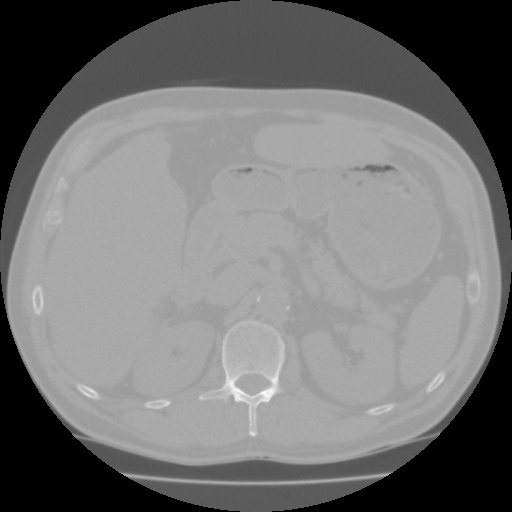
#> input picture W10.Exercise6/data/Training.dcm, 512 x 512 px
$ jupyter execute --allow-errors Exercise6.ipynb   (text cells are left out)
#> lines starting #> are read from the running program, lines starting #| are printed output that depends on the picture; after the words box and inside, x2 and y2 are one past the last pixel; in counts of white or black regions, pixels touching at a corner belong together; long printed decimals are rounded; pictures that were not available may be replaced by others from this repository, and a replacement may not be noted
[cell 1]
from skimage import io, color
from skimage.morphology import binary_closing, binary_opening
from skimage.morphology import disk
import matplotlib.pyplot as plt
import numpy as np
from skimage import measure
from skimage.color import label2rgb
import pydicom as dicom
from scipy.stats import norm
from scipy.spatial import distance


def show_comparison(original, modified, modified_name):
    fig, (ax1, ax2) = plt.subplots(ncols=2, figsize=(8, 4), sharex=True,
                                   sharey=True)
    ax1.imshow(original, cmap="gray", vmin=-200, vmax=500)
    ax1.set_title('Original')
    ax1.axis('off')
    ax2.imshow(modified)
    ax2.set_title(modified_name)
    ax2.axis('off')
    io.show()

[cell 2]
in_dir = "data/"
ct = dicom.read_file(in_dir + 'Training.dcm')
img = ct.pixel_array
#> img is the input picture: shape (512, 512) int16; min -2048, max 1114, mean -610
print(img.shape)
#| (512, 512)
print(img.dtype)
#| int16

[cell 3]
io.imshow(img, vmin=0, vmax=150, cmap='gray')
io.show()

[cell 4]
min_hu = -200
max_hu = 1000
hu_range = np.arange(min_hu, max_hu, 1.0)

[cell 5]
spleen_roi = io.imread(in_dir + 'SpleenROI.png')
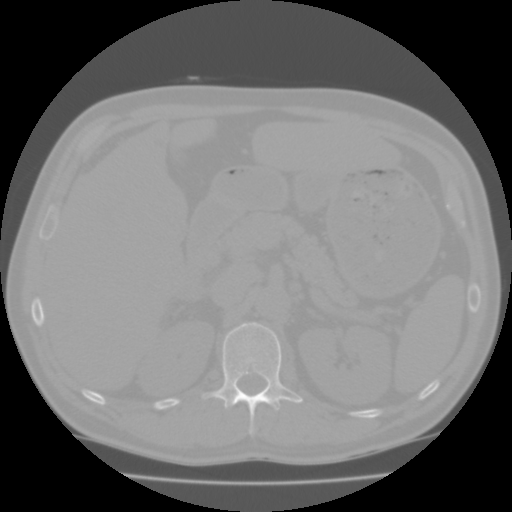
#> input picture W10.Exercise6/data/Test3.dcm, 512 x 512 px, given in place of SpleenROI.png, which was not available
#> spleen_roi is the input picture: shape (512, 512) int16; min -2048, max 1208, mean -602.8
# convert to boolean image
spleen_mask = spleen_roi > 0
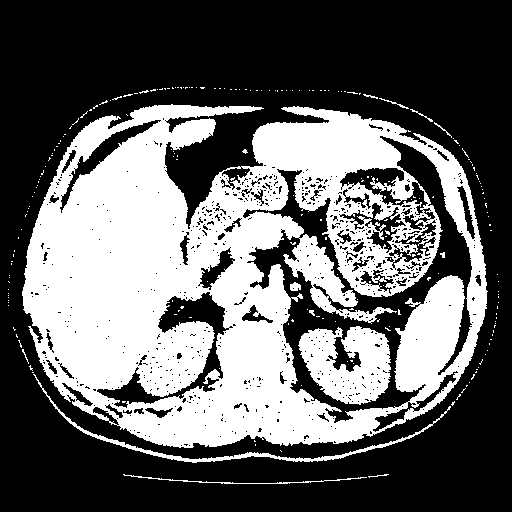
#> spleen_mask: shape (512, 512) bool; 39.2% white; 229 white regions (216 under 20 px), largest, box (x1, y1, x2, y2) and area: (22, 104, 488, 448) 95053, (298, 326, 391, 405) 4908, (33, 374, 451, 463) 1477
spleen_values = img[spleen_mask]

mu_spleen = np.mean(spleen_values)
#> mu_spleen = 38.59
std_spleen = np.std(spleen_values)
#> std_spleen = 89.54

pdf_spleen = norm.pdf(hu_range, mu_spleen, std_spleen)
#> pdf_spleen = 1200 values, max 0.00446 at index 239, min 4.65e-28 at index 1199, mean 0.00083
print(mu_spleen, std_spleen)
#| 38.590 89.542

[cell 6]
bone_roi = io.imread(in_dir + 'BoneROI.png')
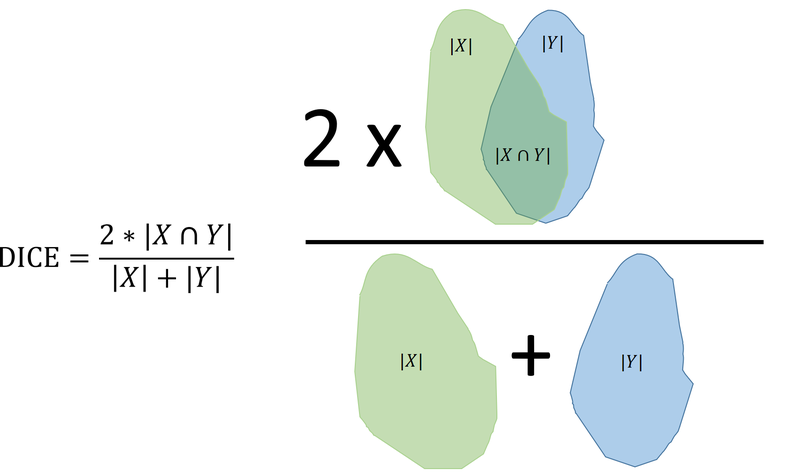
#> input picture W10.Exercise6/figs/DICEScore.png, 800 x 474 px, given in place of BoneROI.png, which was not available
#> bone_roi is the input picture: shape (474, 800, 3); mean R, G, B 236.6, 242.4, 239.8
# convert to boolean image
bone_mask = bone_roi > 0
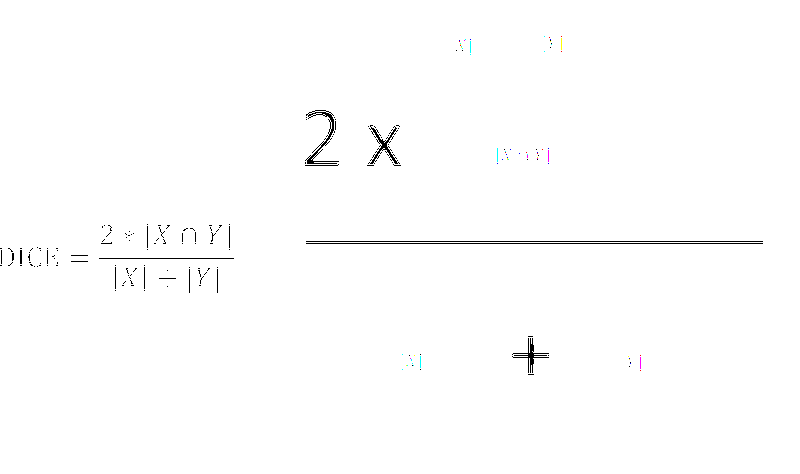
#> bone_mask: shape (474, 800, 3) bool; mean R, G, B 0.993, 0.993, 0.993
#> (the rest of this cell did not finish here and is left out)
